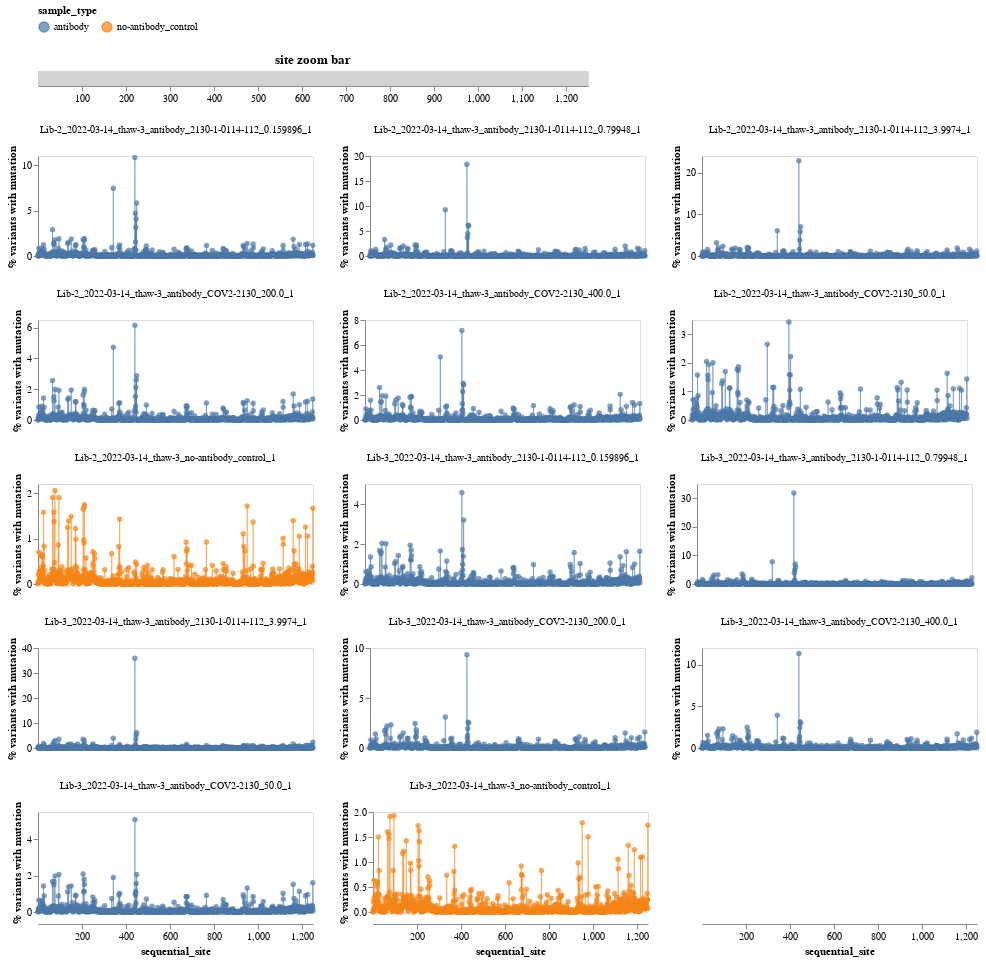

Notebook code cell kept with this figure:
### Markdown cell above
Now plot the frequencies:

### Code cell
zoom_brush = alt.selection_interval(
    encodings=["x"],
    mark=alt.BrushConfig(stroke="black", strokeWidth=2),
)

zoom_bar = (
    alt.Chart(site_freqs[["sequential_site"]].drop_duplicates())
    .mark_rect(color="lightgrey")
    .encode(
        x=alt.X("sequential_site", title=None, scale=alt.Scale(nice=False, zero=False))
    )
    .add_params(zoom_brush)
    .properties(width=550, height=15, title="site zoom bar")
)

site_freqs_base = (
    alt.Chart(site_freqs_wide)
    .encode(
        x=alt.X("sequential_site", scale=alt.Scale(nice=False, zero=False)),
        y=alt.Y("percent:Q", title="% variants with mutation"),
        color=alt.Color("sample_type:N", legend=alt.Legend(orient="top")),
        tooltip=[
            alt.Tooltip(c, format=".3g") if c in {"percent:Q"} else c
            for c in ["sequential_site", "reference_site", "wildtype", "percent:Q"]
        ],
    )
    .properties(height=100, width=275)
)

site_freqs_chart = (
    alt.layer(
        site_freqs_base.mark_point(filled=True),
        site_freqs_base.mark_line(size=0.5),
        data=site_freqs_wide,
    )
    .transform_fold(
        list(library_sample_code.values()), ["library_sample_code", "percent"]
    )
    .transform_lookup(
        lookup="library_sample_code",
        from_=alt.LookupData(
            data=library_sample_lookup,
            key="library_sample_code",
            fields=[
                "date",
                "virus_batch",
                "library",
                "sample_type",
                "antibody",
                "sample",
                "library_sample",
            ],
        ),
    )
    .facet(facet=alt.Facet("library_sample:N", title=None), columns=3)
    .add_params(zoom_brush)
    .transform_filter(zoom_brush)
    .resolve_scale(y="independent")
)

site_freqs_zoom_chart = (zoom_bar & site_freqs_chart).configure_axis(grid=False)

site_freqs_zoom_chart

### Figure 1 — Vega-Lite specification as saved in the notebook (floating-point values rounded to 4 significant figures; data arrays with more than 128 entries replaced by an {"elided": "..."} marker saying what was removed)
{"config": {"view": {"continuousWidth": 300, "continuousHeight": 300}, "axis": {"grid": false}}, "vconcat": [{"data": {"name": "data-b60a535b73db4189bb9c933794262ed1"}, "mark": {"type": "rect", "color": "lightgrey"}, "encoding": {"x": {"field": "sequential_site", "scale": {"nice": false, "zero": false}, "title": null, "type": "quantitative"}}, "height": 15, "name": "view_2", "title": "site zoom bar", "width": 550}, {"data": {"name": "data-aa9b188d05d79e7e50d79ea509fab8e9"}, "facet": {"field": "library_sample", "title": null, "type": "nominal"}, "spec": {"layer": [{"mark": {"type": "point", "filled": true}, "encoding": {"color": {"field": "sample_type", "legend": {"orient": "top"}, "type": "nominal"}, "tooltip": [{"field": "sequential_site", "type": "quantitative"}, {"field": "reference_site", "type": "nominal"}, {"field": "wildtype", "type": "nominal"}, {"field": "percent", "format": ".3g", "type": "quantitative"}], "x": {"field": "sequential_site", "scale": {"nice": false, "zero": false}, "type": "quantitative"}, "y": {"field": "percent", "title": "% variants with mutation", "type": "quantitative"}}, "name": "view_1"}, {"mark": {"type": "line", "size": 0.5}, "encoding": {"color": {"field": "sample_type", "legend": {"orient": "top"}, "type": "nominal"}, "tooltip": [{"field": "sequential_site", "type": "quantitative"}, {"field": "reference_site", "type": "nominal"}, {"field": "wildtype", "type": "nominal"}, {"field": "percent", "format": ".3g", "type": "quantitative"}], "x": {"field": "sequential_site", "scale": {"nice": false, "zero": false}, "type": "quantitative"}, "y": {"field": "percent", "title": "% variants with mutation", "type": "quantitative"}}}], "height": 100, "transform": [{"fold": ["0", "1", "2", "3", "4", "5", "6", "7", "8", "9", "10", "11", "12", "13"], "as": ["library_sample_code", "percent"]}, {"lookup": "library_sample_code", "from": {"data": {"name": "data-9e3e286f3cf0247d5a8549cc316ef3ec"}, "key": "library_sample_code", "fields": ["date", "virus_batch", "library", "sample_type", "antibody", "sample", "library_sample"]}}], "width": 275}, "columns": 3, "resolve": {"scale": {"y": "independent"}}, "transform": [{"filter": {"param": "param_11"}}]}], "params": [{"name": "param_11", "select": {"type": "interval", "encodings": ["x"], "mark": {"stroke": "black", "strokeWidth": 2}}, "views": ["view_2", "view_1"]}], "$schema": "https://vega.github.io/schema/vega-lite/v5.2.0.json", "datasets": {"data-b60a535b73db4189bb9c933794262ed1": {"elided": "1250 records"}, "data-aa9b188d05d79e7e50d79ea509fab8e9": {"elided": "1250 records"}, "data-9e3e286f3cf0247d5a8549cc316ef3ec": [{"date": "2022-03-14", "virus_batch": "thaw-3", "library": "Lib-2", "sample_type": "no-antibody_control", "antibody": null, "antibody_concentration": null, "replicate": 1, "fastq_R1": "['/fh/fast/bloom_j/SR/ngs/illumina/bdadonai/230213_VH01189_64_AAAYVG7HV/Unaligned/Project_bdadonai/BA1_1_S1_R1_001.fastq.gz']", "exclude_after_counts": "no", "notes": null, "sample": "2022-03-14_thaw-3_no-antibody_control_1", "library_sample": "Lib-2_2022-03-14_thaw-3_no-antibody_control_1", "library_sample_code": "0"}, {"date": "2022-03-14", "virus_batch": "thaw-3", "library": "Lib-3", "sample_type": "no-antibody_control", "antibody": null, "antibody_concentration": null, "replicate": 1, "fastq_R1": "['/fh/fast/bloom_j/SR/ngs/illumina/bdadonai/230213_VH01189_64_AAAYVG7HV/Unaligned/Project_bdadonai/BA1_8_S8_R1_001.fastq.gz']", "exclude_after_counts": "no", "notes": null, "sample": "2022-03-14_thaw-3_no-antibody_control_1", "library_sample": "Lib-3_2022-03-14_thaw-3_no-antibody_control_1", "library_sample_code": "7"}, {"date": "2022-03-14", "virus_batch": "thaw-3", "library": "Lib-2", "sample_type": "antibody", "antibody": "COV2-2130", "antibody_concentration": 50.0, "replicate": 1, "fastq_R1": "['/fh/fast/bloom_j/SR/ngs/illumina/bdadonai/230213_VH01189_64_AAAYVG7HV/Unaligned/Project_bdadonai/BA1_2_S2_R1_001.fastq.gz']", "exclude_after_counts": "no", "notes": null, "sample": "2022-03-14_thaw-3_antibody_COV2-2130_50.0_1", "library_sample": "Lib-2_2022-03-14_thaw-3_antibody_COV2-2130_50.0_1", "library_sample_code": "1"}, {"date": "2022-03-14", "virus_batch": "thaw-3", "library": "Lib-2", "sample_type": "antibody", "antibody": "COV2-2130", "antibody_concentration": 200.0, "replicate": 1, "fastq_R1": "['/fh/fast/bloom_j/SR/ngs/illumina/bdadonai/230213_VH01189_64_AAAYVG7HV/Unaligned/Project_bdadonai/BA1_3_S3_R1_001.fastq.gz']", "exclude_after_counts": "no", "notes": null, "sample": "2022-03-14_thaw-3_antibody_COV2-2130_200.0_1", "library_sample": "Lib-2_2022-03-14_thaw-3_antibody_COV2-2130_200.0_1", "library_sample_code": "2"}, {"date": "2022-03-14", "virus_batch": "thaw-3", "library": "Lib-2", "sample_type": "antibody", "antibody": "COV2-2130", "antibody_concentration": 400.0, "replicate": 1, "fastq_R1": "['/fh/fast/bloom_j/SR/ngs/illumina/bdadonai/230213_VH01189_64_AAAYVG7HV/Unaligned/Project_bdadonai/BA1_4_S4_R1_001.fastq.gz']", "exclude_after_counts": "no", "notes": null, "sample": "2022-03-14_thaw-3_antibody_COV2-2130_400.0_1", "library_sample": "Lib-2_2022-03-14_thaw-3_antibody_COV2-2130_400.0_1", "library_sample_code": "3"}, {"date": "2022-03-14", "virus_batch": "thaw-3", "library": "Lib-2", "sample_type": "antibody", "antibody": "2130-1-0114-112", "antibody_concentration": 0.1599, "replicate": 1, "fastq_R1": "['/fh/fast/bloom_j/SR/ngs/illumina/bdadonai/230213_VH01189_64_AAAYVG7HV/Unaligned/Project_bdadonai/BA1_5_S5_R1_001.fastq.gz']", "exclude_after_counts": "no", "notes": null, "sample": "2022-03-14_thaw-3_antibody_2130-1-0114-112_0.159896_1", "library_sample": "Lib-2_2022-03-14_thaw-3_antibody_2130-1-0114-112_0.159896_1", "library_sample_code": "4"}, {"date": "2022-03-14", "virus_batch": "thaw-3", "library": "Lib-2", "sample_type": "antibody", "antibody": "2130-1-0114-112", "antibody_concentration": 0.7995, "replicate": 1, "fastq_R1": "['/fh/fast/bloom_j/SR/ngs/illumina/bdadonai/230213_VH01189_64_AAAYVG7HV/Unaligned/Project_bdadonai/BA1_6_S6_R1_001.fastq.gz']", "exclude_after_counts": "no", "notes": null, "sample": "2022-03-14_thaw-3_antibody_2130-1-0114-112_0.79948_1", "library_sample": "Lib-2_2022-03-14_thaw-3_antibody_2130-1-0114-112_0.79948_1", "library_sample_code": "5"}, {"date": "2022-03-14", "virus_batch": "thaw-3", "library": "Lib-2", "sample_type": "antibody", "antibody": "2130-1-0114-112", "antibody_concentration": 3.997, "replicate": 1, "fastq_R1": "['/fh/fast/bloom_j/SR/ngs/illumina/bdadonai/230213_VH01189_64_AAAYVG7HV/Unaligned/Project_bdadonai/BA1_7_S7_R1_001.fastq.gz']", "exclude_after_counts": "no", "notes": null, "sample": "2022-03-14_thaw-3_antibody_2130-1-0114-112_3.9974_1", "library_sample": "Lib-2_2022-03-14_thaw-3_antibody_2130-1-0114-112_3.9974_1", "library_sample_code": "6"}, {"date": "2022-03-14", "virus_batch": "thaw-3", "library": "Lib-3", "sample_type": "antibody", "antibody": "COV2-2130", "antibody_concentration": 50.0, "replicate": 1, "fastq_R1": "['/fh/fast/bloom_j/SR/ngs/illumina/bdadonai/230213_VH01189_64_AAAYVG7HV/Unaligned/Project_bdadonai/BA1_9_S9_R1_001.fastq.gz']", "exclude_after_counts": "no", "notes": null, "sample": "2022-03-14_thaw-3_antibody_COV2-2130_50.0_1", "library_sample": "Lib-3_2022-03-14_thaw-3_antibody_COV2-2130_50.0_1", "library_sample_code": "8"}, {"date": "2022-03-14", "virus_batch": "thaw-3", "library": "Lib-3", "sample_type": "antibody", "antibody": "COV2-2130", "antibody_concentration": 200.0, "replicate": 1, "fastq_R1": "['/fh/fast/bloom_j/SR/ngs/illumina/bdadonai/230213_VH01189_64_AAAYVG7HV/Unaligned/Project_bdadonai/BA1_10_S10_R1_001.fastq.gz']", "exclude_after_counts": "no", "notes": null, "sample": "2022-03-14_thaw-3_antibody_COV2-2130_200.0_1", "library_sample": "Lib-3_2022-03-14_thaw-3_antibody_COV2-2130_200.0_1", "library_sample_code": "9"}, {"date": "2022-03-14", "virus_batch": "thaw-3", "library": "Lib-3", "sample_type": "antibody", "antibody": "COV2-2130", "antibody_concentration": 400.0, "replicate": 1, "fastq_R1": "['/fh/fast/bloom_j/SR/ngs/illumina/bdadonai/230213_VH01189_64_AAAYVG7HV/Unaligned/Project_bdadonai/BA1_11_S11_R1_001.fastq.gz']", "exclude_after_counts": "no", "notes": null, "sample": "2022-03-14_thaw-3_antibody_COV2-2130_400.0_1", "library_sample": "Lib-3_2022-03-14_thaw-3_antibody_COV2-2130_400.0_1", "library_sample_code": "10"}, {"date": "2022-03-14", "virus_batch": "thaw-3", "library": "Lib-3", "sample_type": "antibody", "antibody": "2130-1-0114-112", "antibody_concentration": 0.1599, "replicate": 1, "fastq_R1": "['/fh/fast/bloom_j/SR/ngs/illumina/bdadonai/230213_VH01189_64_AAAYVG7HV/Unaligned/Project_bdadonai/BA1_12_S12_R1_001.fastq.gz']", "exclude_after_counts": "no", "notes": null, "sample": "2022-03-14_thaw-3_antibody_2130-1-0114-112_0.159896_1", "library_sample": "Lib-3_2022-03-14_thaw-3_antibody_2130-1-0114-112_0.159896_1", "library_sample_code": "11"}, {"date": "2022-03-14", "virus_batch": "thaw-3", "library": "Lib-3", "sample_type": "antibody", "antibody": "2130-1-0114-112", "antibody_concentration": 0.7995, "replicate": 1, "fastq_R1": "['/fh/fast/bloom_j/SR/ngs/illumina/bdadonai/230213_VH01189_64_AAAYVG7HV/Unaligned/Project_bdadonai/BA1_13_S13_R1_001.fastq.gz']", "exclude_after_counts": "no", "notes": null, "sample": "2022-03-14_thaw-3_antibody_2130-1-0114-112_0.79948_1", "library_sample": "Lib-3_2022-03-14_thaw-3_antibody_2130-1-0114-112_0.79948_1", "library_sample_code": "12"}, {"date": "2022-03-14", "virus_batch": "thaw-3", "library": "Lib-3", "sample_type": "antibody", "antibody": "2130-1-0114-112", "antibody_concentration": 3.997, "replicate": 1, "fastq_R1": "['/fh/fast/bloom_j/SR/ngs/illumina/bdadonai/230213_VH01189_64_AAAYVG7HV/Unaligned/Project_bdadonai/BA1_14_S14_R1_001.fastq.gz']", "exclude_after_counts": "no", "notes": null, "sample": "2022-03-14_thaw-3_antibody_2130-1-0114-112_3.9974_1", "library_sample": "Lib-3_2022-03-14_thaw-3_antibody_2130-1-0114-112_3.9974_1", "library_sample_code": "13"}]}}
